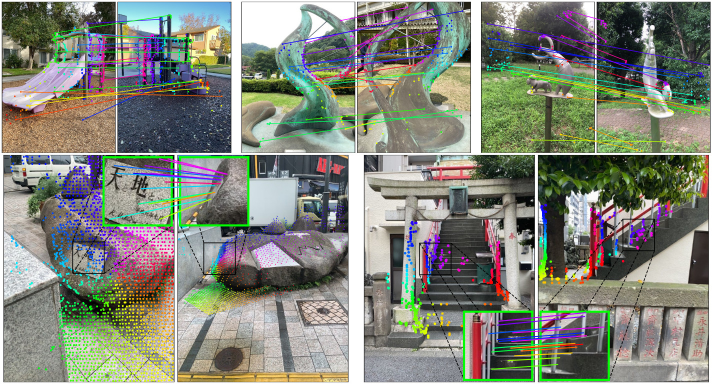
#> input picture assets/examples.jpg, 1425 x 768 px (shown at 1/2 size)
$ python -i viz.py   (imports and definitions only)
#> lines starting #> are read from the running program, lines starting #| are printed output that depends on the picture; after the words box and inside, x2 and y2 are one past the last pixel; in counts of white or black regions, pixels touching at a corner belong together
"""Visualization utilities for 3D reconstruction.

Adapted from dust3r/viz.py for MLX (no torch dependency).

Copyright (c) 2025 Delanoe Pirard / Aedelon. Apache 2.0 License.
"""

from __future__ import annotations

from typing import Any

import numpy as np
import PIL.Image
from scipy.spatial.transform import Rotation

try:
    import trimesh
except ImportError:
    trimesh = None
    print("/!\\ module trimesh is not installed, cannot visualize results /!\\")


# =============================================================================
# Constants
# =============================================================================

OPENGL = np.array(
    [
        [1, 0, 0, 0],
        [0, -1, 0, 0],
        [0, 0, -1, 0],
        [0, 0, 0, 1],
    ],
    dtype=np.float32,
)

CAM_COLORS = [
    (255, 0, 0),
    (0, 0, 255),
    (0, 255, 0),
    (255, 0, 255),
    (255, 204, 0),
    (0, 204, 204),
    (128, 255, 255),
    (255, 128, 255),
    (255, 255, 128),
    (0, 0, 0),
    (128, 128, 128),
]


# =============================================================================
# Utility functions
# =============================================================================


def to_numpy(x: Any) -> Any:
    """Convert to numpy array (handles various input types)."""
    if x is None:
        return None
    if isinstance(x, np.ndarray):
        return x
    if isinstance(x, (list, tuple)):
        return type(x)(to_numpy(v) for v in x)
    if hasattr(x, "numpy"):  # mlx.array or torch.Tensor
        return np.array(x)
    return np.asarray(x)


# [282 lines left out: functions uint8, cat_3d, geotrf, pts3d_to_trimesh, cat_meshes, add_scene_cam and 1 more, not called in this run]


# =============================================================================
# SceneViz class
# =============================================================================


class SceneViz:
    """Helper class for building trimesh scenes."""

    # [126 lines left out: functions __init__, add_pointcloud, add_camera, add_cameras, export, not called in this run]

    def show(self, point_size: int = 2) -> None:
        """Display the scene."""
        self.scene.show(line_settings={"point_size": point_size})


# =============================================================================
# Sky segmentation
# =============================================================================


def segment_sky(image: np.ndarray) -> np.ndarray:
    """Segment sky regions in an image using HSV analysis.

    Args:
        image: HxWx3 RGB image

    Returns:
        HxW boolean mask where True = sky
    """
    try:
        import cv2
        from scipy import ndimage
    except ImportError:
        raise ImportError("cv2 and scipy are required for sky segmentation")

    image = to_numpy(image)
    if np.issubdtype(image.dtype, np.floating):
        image = np.uint8(255 * image.clip(min=0, max=1))

    # Convert to HSV
    hsv = cv2.cvtColor(image, cv2.COLOR_RGB2HSV)
#> hsv: shape (768, 1425, 3); mean H, S, V 56.7, 66.2, 147.6

    # Blue sky detection
    lower_blue = np.array([0, 0, 100])
    upper_blue = np.array([30, 255, 255])
    mask = cv2.inRange(hsv, lower_blue, upper_blue).astype(bool)
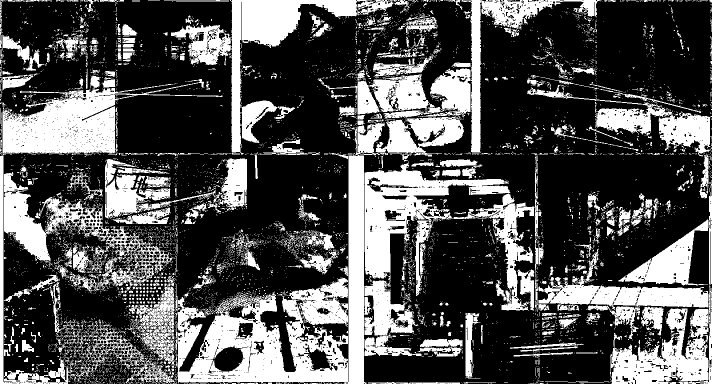
#> mask: shape (768, 1425) bool (shown at 1/2 size); 32.6% white; 6555 white regions (6056 under 20 px), largest, box (x1, y1, x2, y2) and area: (356, 244, 770, 768) 49658, (729, 323, 1069, 622) 32350, (2, 158, 445, 311) 23796

    # Add luminous gray (overcast sky)
    mask |= (hsv[:, :, 1] < 10) & (hsv[:, :, 2] > 150)
    mask |= (hsv[:, :, 1] < 30) & (hsv[:, :, 2] > 180)
    mask |= (hsv[:, :, 1] < 50) & (hsv[:, :, 2] > 220)
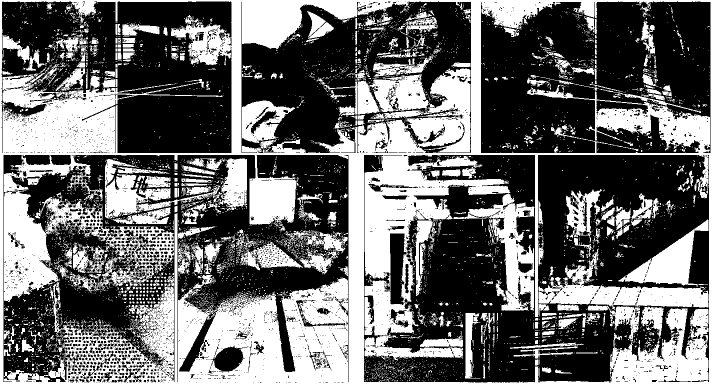
#> mask: shape (768, 1425) bool (shown at 1/2 size); 42% white; 5611 white regions (5145 under 20 px), largest, box (x1, y1, x2, y2) and area: (0, 0, 1425, 768) 321070, (8, 381, 348, 604) 27432, (1236, 439, 1417, 571) 8207

    # Morphological cleanup
    kernel = np.ones((5, 5), np.uint8)
    mask2 = ndimage.binary_opening(mask, structure=kernel)
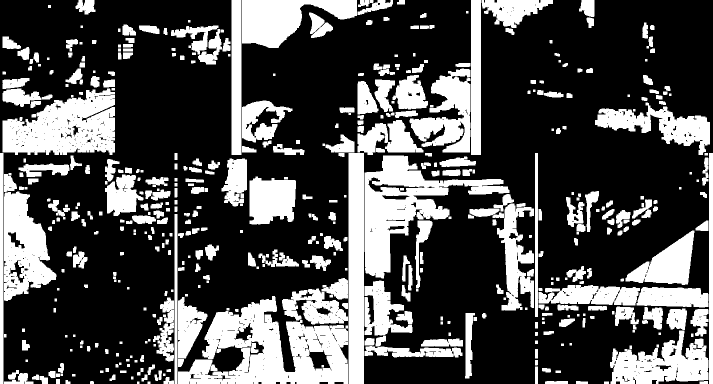
#> mask2: shape (768, 1425) bool (shown at 1/2 size); 30.5% white; 484 white regions, largest, box (x1, y1, x2, y2) and area: (356, 592, 696, 768) 32156, (729, 311, 1019, 557) 23487, (5, 177, 230, 310) 20561

    # Keep only largest connected components
    _, labels, stats, _ = cv2.connectedComponentsWithStats(mask2.astype(np.uint8), connectivity=8)
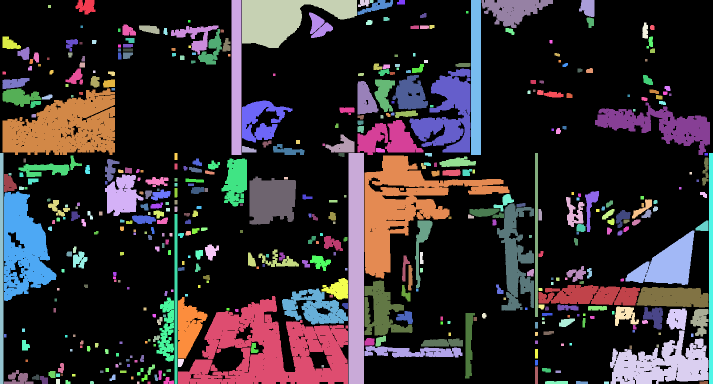
#> labels: shape (768, 1425) int32 (shown at 1/2 size); 485 distinct labels, from 0 to 484; one colour per label, 0 black
#> stats = 485 rows, first 6: [0, 0, 1425, 768, 760568], [151, 0, 40, 29, 800], [463, 0, 20, 310, 6200], [484, 0, 230, 96, 12580], [716, 0, 23, 14, 235], [740, 0, 7, 6, 41]
    cc_sizes = stats[1:, cv2.CC_STAT_AREA]
#> cc_sizes = 484 values, max 32156 at index 363, min 25 at index 11, mean 689.7

    if len(cc_sizes) == 0:
        return mask2

    order = cc_sizes.argsort()[::-1]
#> order = 484 values, max 483 at index 209, min 0 at index 56, mean 241.5
    selection = []
    i = 0
    while i < len(order) and cc_sizes[order[i]] > cc_sizes[order[0]] / 2:
        selection.append(1 + order[i])
        i += 1
#> this loop made 3 passes
#> after the loop, i = 3; selection = [364, 155, 102]

    mask3 = np.isin(labels, selection)
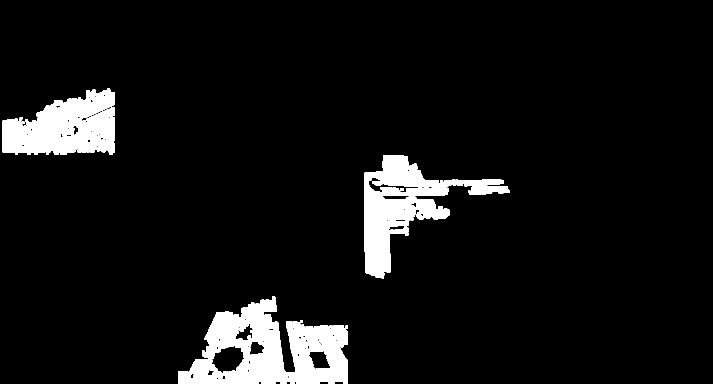
#> mask3: shape (768, 1425) bool (shown at 1/2 size); 7% white; 3 white regions, box (x1, y1, x2, y2) and area: (356, 592, 696, 768) 32156, (729, 311, 1019, 557) 23487, (5, 177, 230, 310) 20561
    return mask3


# =============================================================================
# High-level functions
# =============================================================================


# [122 lines left out: function convert_scene_to_glb, not called in this run]

>>> import cv2
>>> picture = cv2.cvtColor(cv2.imread('../../assets/examples.jpg'), cv2.COLOR_BGR2RGB)
>>> result = segment_sky(picture)

$ run again, on assets/matching.jpg
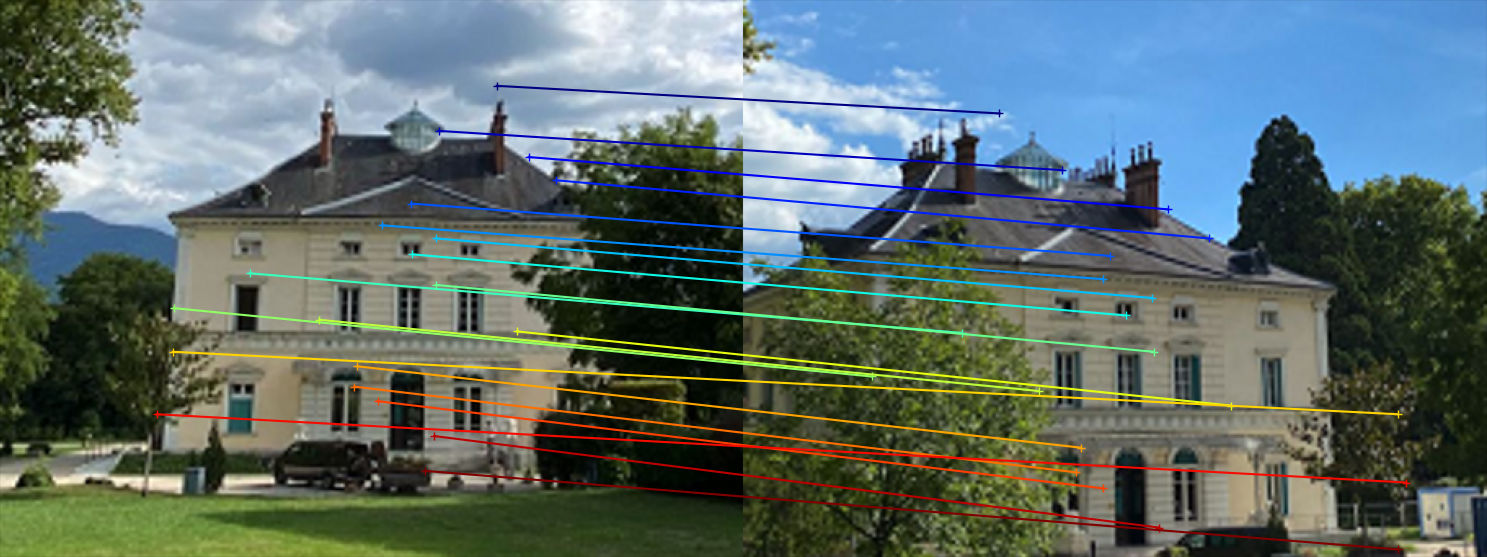
#> input picture assets/matching.jpg, 1487 x 557 px
#> hsv: shape (557, 1487, 3); mean H, S, V 65.2, 97.5, 127.6
#> mask2: shape (557, 1487) bool; 13.7% white; 161 white regions, largest, box (x1, y1, x2, y2) and area: (1004, 285, 1324, 414) 16595, (556, 0, 851, 104) 15576, (1147, 411, 1339, 537) 11110
#> in segment_sky, `_, labels, stats, _ = cv2.connectedComponentsWithStats(mask2.astype(np..`:
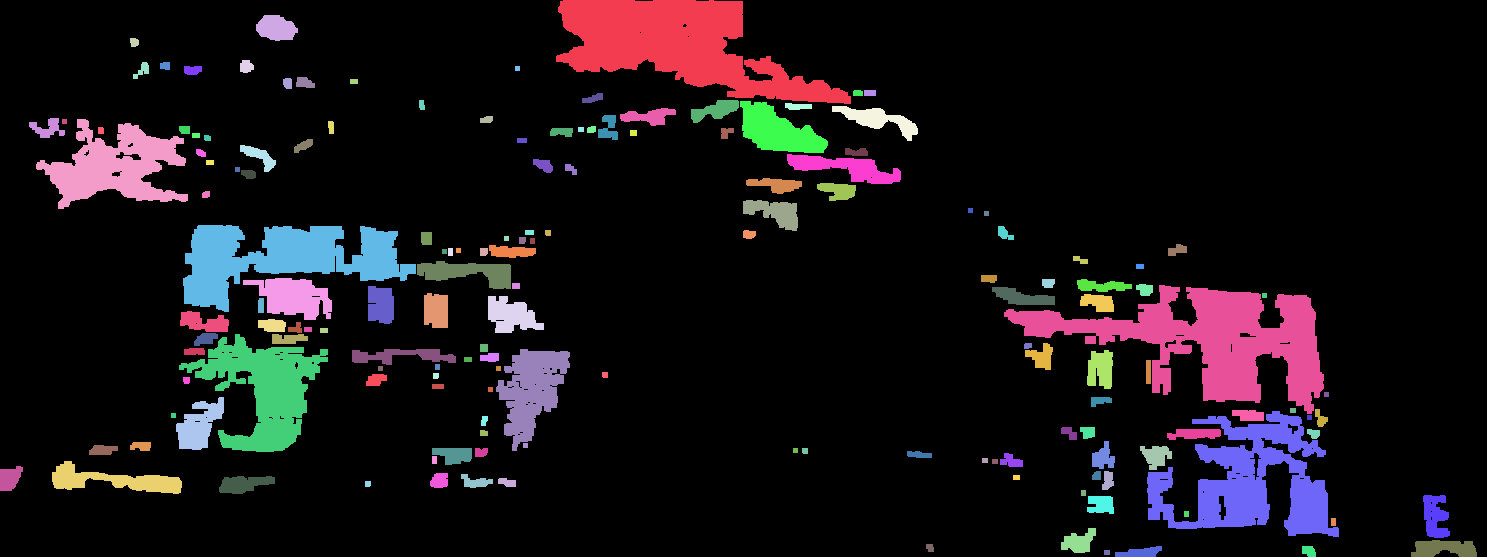
#> labels: shape (557, 1487) int32; 162 distinct labels, from 0 to 161; one colour per label, 0 black
#> stats = 162 rows, first 6: [0, 0, 1487, 557, 714559], [556, 0, 295, 104, 15576], [256, 15, 42, 26, 810], [130, 38, 9, 9, 69], [240, 60, 14, 13, 146], [133, 62, 16, 17, 129]
#> cc_sizes = 161 values, max 16595 at index 76, min 25 at index 7, mean 706.2
#> order = 161 values, max 160 at index 138, min 0 at index 1, mean 80
#> the loop in segment_sky, `while i < len(order) and cc_sizes[order[i]] > cc_sizes[order[0]] / 2:` made 4 passes
#> after the loop in segment_sky, `while i < len(order) and cc_sizes[order[i]] > cc_sizes[order[0]] / 2:`: i = 4; selection = [77, 1, 118, 53]
#> in segment_sky, `mask3 = np.isin(labels, selection)`:
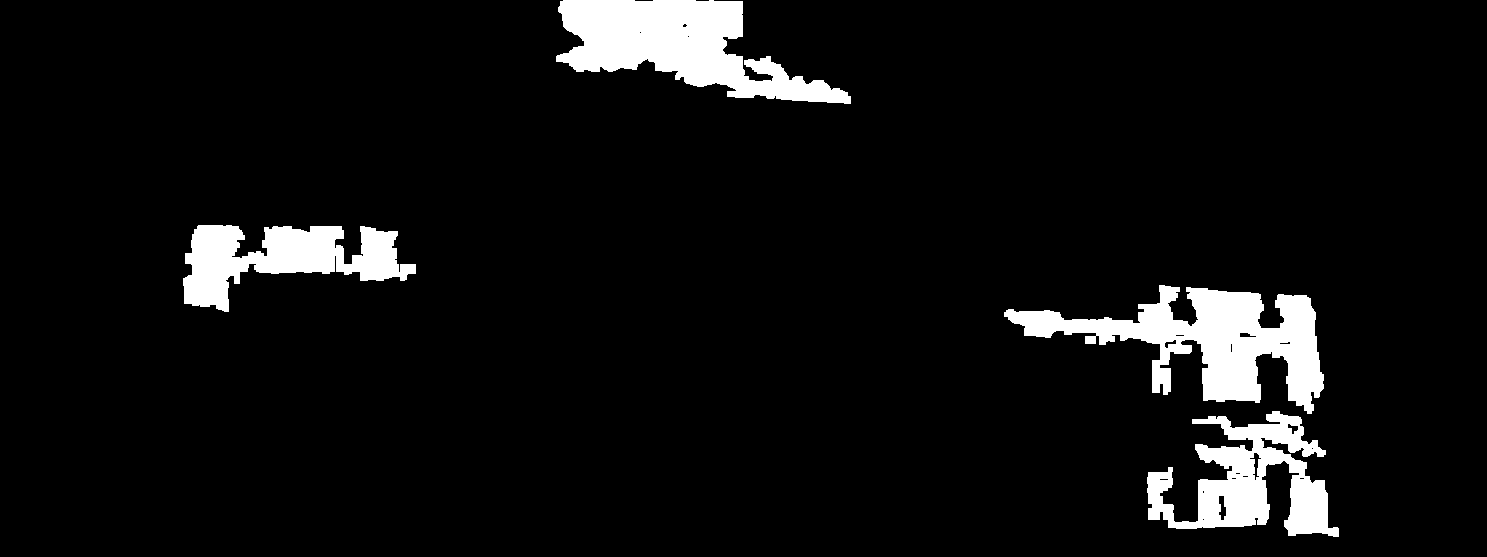
#> mask3: shape (557, 1487) bool; 6.4% white; 4 white regions, box (x1, y1, x2, y2) and area: (1004, 285, 1324, 414) 16595, (556, 0, 851, 104) 15576, (1147, 411, 1339, 537) 11110, (183, 225, 416, 312) 10135
